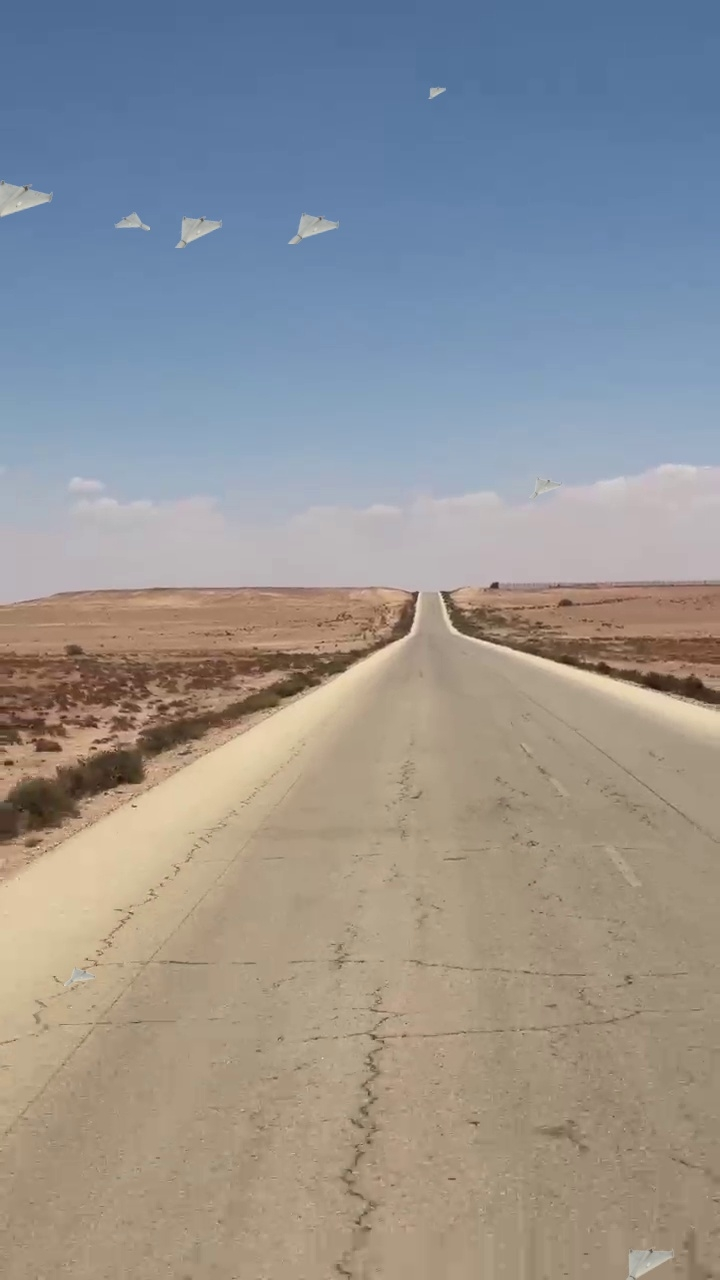
#> input picture data/train/images/001977_jpg.rf.BJwVrNJqyWiOtwOn5V7m.jpg, 720 x 1280 px; its folder holds only this picture in this run
$ python analyze_dataset.py   (older library calls are emulated)
#> lines starting #> are read from the running program, lines starting #| are printed output that depends on the picture
import cv2
import numpy as np
import matplotlib.pyplot as plt
from pathlib import Path
from tqdm import tqdm
import os

# --- PATH CONFIGURATION ---
# Resolve the absolute path to the data/ folder (where this script lives)
CURRENT_DIR = Path(__file__).parent

# Build paths relative to the data/ folder
IMAGES_DIR = CURRENT_DIR / "train" / "images"
LABELS_DIR = CURRENT_DIR / "train" / "labels"

def analyze_dataset(images_dir, labels_dir):
    # Lists for collecting per-image and per-object metrics
    object_areas = []          # Absolute object area in pixels
    image_brightness = []      # Mean frame brightness
    image_contrast = []        # Frame contrast (std dev of grayscale)
    background_brightness = [] # Background brightness (excluding object regions)
    image_blur_scores = []     # Sharpness score — higher means sharper

    image_paths = list(images_dir.glob("*.jpg")) # Or *.png
    if not image_paths:
        print(f"No images found in {images_dir}")
        return

    print(f"Analysing {len(image_paths)} images...")

    for img_path in tqdm(image_paths):
        # 1. Load image
        img = cv2.imread(str(img_path))
#> img is the input picture: shape (1280, 720, 3); mean B, G, R 146.6, 146.7, 147.7
        if img is None:
            continue

        h, w, _ = img.shape
#> h = 1280; w = 720
        gray = cv2.cvtColor(img, cv2.COLOR_BGR2GRAY)
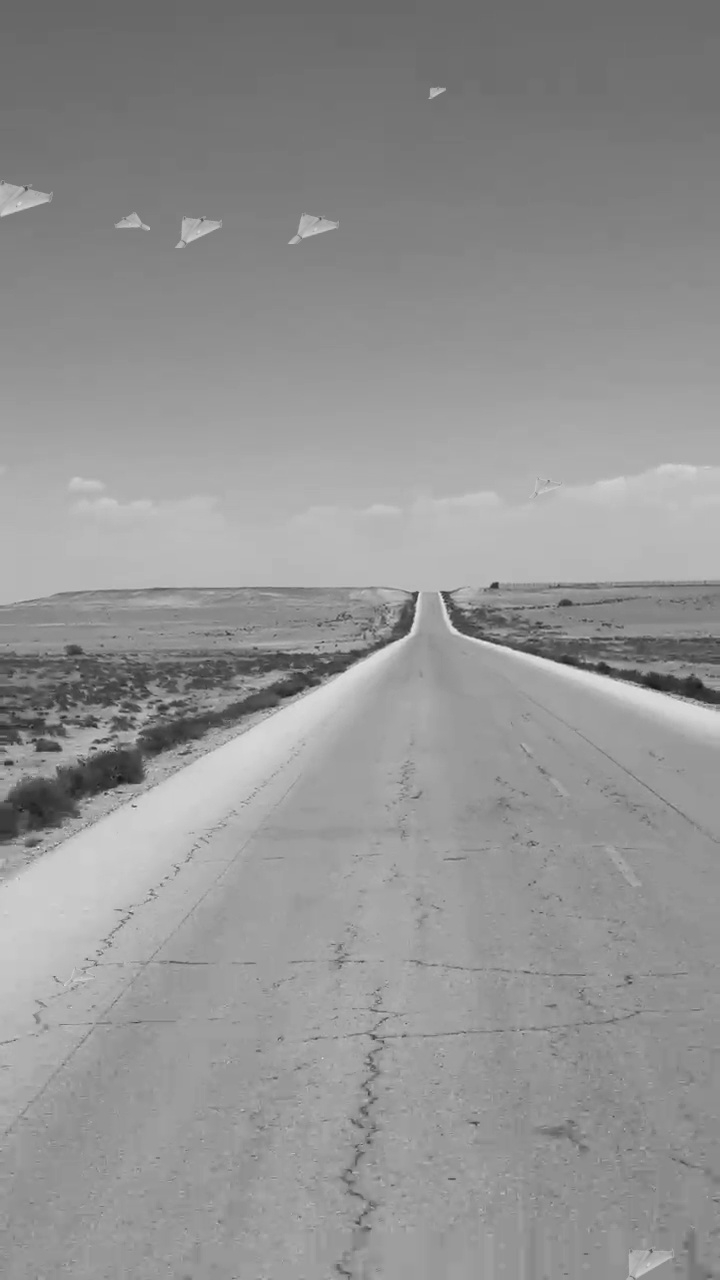
#> gray: shape (1280, 720); min 25, max 237, mean 147

        # 2. Domain diversity — frame brightness and contrast
        img_mean = np.mean(gray)
#> img_mean = 147
        img_std = np.std(gray)
#> img_std = 26.39
        image_brightness.append(img_mean)
        image_contrast.append(img_std)

        # 3. Sharpness estimate via Laplacian variance
        # Values below 100 are generally considered blurry
        laplacian_var = cv2.Laplacian(gray, cv2.CV_64F).var()
#> laplacian_var = 62.32
        image_blur_scores.append(laplacian_var)

        # 4. Object size and background brightness analysis
        label_path = labels_dir / (img_path.stem + ".txt")

        # Background mask — starts as all-True (full frame is background)
        bg_mask = np.ones((h, w), dtype=bool)

        if label_path.exists():
            with open(label_path, "r") as f:
                lines = f.readlines()
                for line in lines:
                    parts = line.strip().split()
                    if len(parts) >= 5:
                        class_id = int(parts[0])
                        x_center, y_center, bbox_w, bbox_h = map(float, parts[1:5])

                        # Convert normalised YOLO coordinates to absolute pixels
                        abs_w = int(bbox_w * w)
                        abs_h = int(bbox_h * h)
                        area = abs_w * abs_h
                        object_areas.append(area)

                        # Mask out the object region from the background
                        x1 = max(0, int((x_center - bbox_w/2) * w))
                        y1 = max(0, int((y_center - bbox_h/2) * h))
                        x2 = min(w, x1 + abs_w)
                        y2 = min(h, y1 + abs_h)
                        bg_mask[y1:y2, x1:x2] = False

        # Compute sky/background brightness excluding drone and bird regions
        if np.any(bg_mask):
            bg_mean = np.mean(gray[bg_mask])
#> bg_mean = 147
            background_brightness.append(bg_mean)

    # --- PLOTS ---
    plt.style.use('ggplot')
    fig, axs = plt.subplots(2, 2, figsize=(15, 10))
    fig.suptitle('YOLO Dataset Analysis: ShahedSpotter', fontsize=16)

    # Plot 1: Absolute object area distribution
    axs[0, 0].hist(object_areas, bins=50, color='royalblue', edgecolor='black')
    axs[0, 0].set_title('Absolute Object Area (sq. pixels)')
    axs[0, 0].set_xlabel('Area (Width x Height)')
    axs[0, 0].set_ylabel('Object count')
    # Clip X axis at the 95th percentile to suppress outlier influence
    if object_areas:
        axs[0, 0].set_xlim(0, np.percentile(object_areas, 95))

    # Plot 2: Background brightness distribution
    axs[0, 1].hist(background_brightness, bins=30, color='orange', edgecolor='black')
    axs[0, 1].set_title('Domain: Background Brightness (0=Night, 255=Bright sky)')
    axs[0, 1].set_xlabel('Mean background pixel value')
    axs[0, 1].set_ylabel('Image count')

    # Plot 3: Frame contrast distribution
    axs[1, 0].hist(image_contrast, bins=30, color='mediumseagreen', edgecolor='black')
    axs[1, 0].set_title('Domain: Contrast (Standard Deviation)')
    axs[1, 0].set_xlabel('Contrast value (higher = more contrast)')
    axs[1, 0].set_ylabel('Image count')

    # Plot 4: Sharpness (blur) distribution
    axs[1, 1].hist(image_blur_scores, bins=50, color='tomato', edgecolor='black')
    axs[1, 1].set_title('Sharpness: Laplacian Variance (< 100 = blurry)')
    axs[1, 1].set_xlabel('Sharpness score')
    axs[1, 1].set_ylabel('Image count')
    if image_blur_scores:
        axs[1, 1].set_xlim(0, np.percentile(image_blur_scores, 90))  # Drop extreme sharpness outliers

    plt.tight_layout()
    plt.savefig('dataset_analysis_report.png', dpi=300)
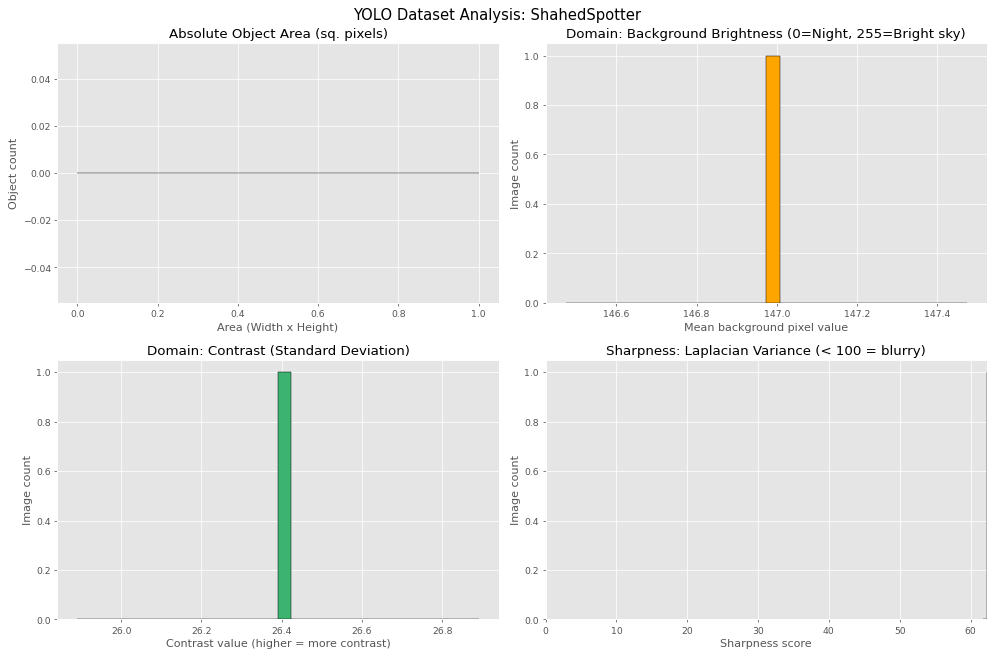
#> figure drawn by matplotlib, 4 panels; panel 2: tallest bar 1 high, from x = 147 to 147; panel 3: tallest bar 1 high, from x = 26.39 to 26.42; panel 4: tallest bar 1 high, from x = 62.32 to 62.34
    plt.show()

    # Text summary
    print("\n=== SUMMARY REPORT ===")
    if object_areas:
        print(f"Mean object area  : {np.mean(object_areas):.0f} px")
        print(f"Median object area: {np.median(object_areas):.0f} px  (if < 1000 px, objects are VERY small)")

    blur_threshold = 100
    blurry_images = sum(1 for score in image_blur_scores if score < blur_threshold)
#> blurry_images = 1
    print(f"Blurry images (<100 Laplacian): {blurry_images} of {len(image_paths)} ({(blurry_images/len(image_paths))*100:.1f}%)")
#| Blurry images (<100 Laplacian): 1 of 1 (100.0%)

if __name__ == "__main__":
    analyze_dataset(IMAGES_DIR, LABELS_DIR)

$ run again, on data/train/images/2003_jpg.rf.B32eiTRDbteGTj1IJRu3.jpg
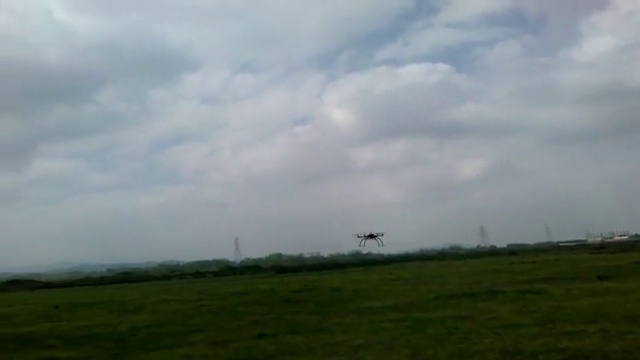
#> input picture data/train/images/2003_jpg.rf.B32eiTRDbteGTj1IJRu3.jpg, 640 x 360 px
#> in analyze_dataset, img is the input picture: shape (360, 640, 3); mean B, G, R 124.8, 127, 116
#> in analyze_dataset, `gray = cv2.cvtColor(img, cv2.COLOR_BGR2GRAY)`:
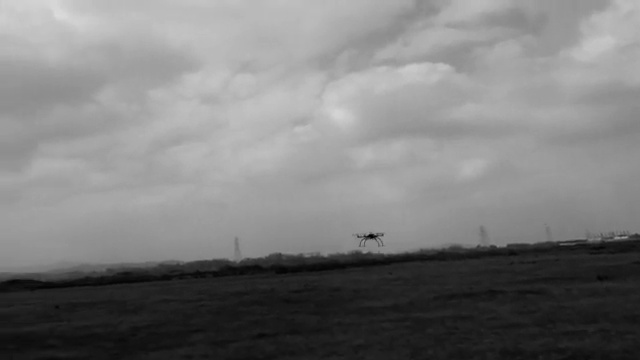
#> gray: shape (360, 640); min 0, max 220, mean 123.5
#> img_mean = 123.5
#> img_std = 62.24
#> laplacian_var = 14.35
#> bg_mean = 123.5
#> in analyze_dataset, `plt.savefig('dataset_analysis_report.png', dpi=300)`:
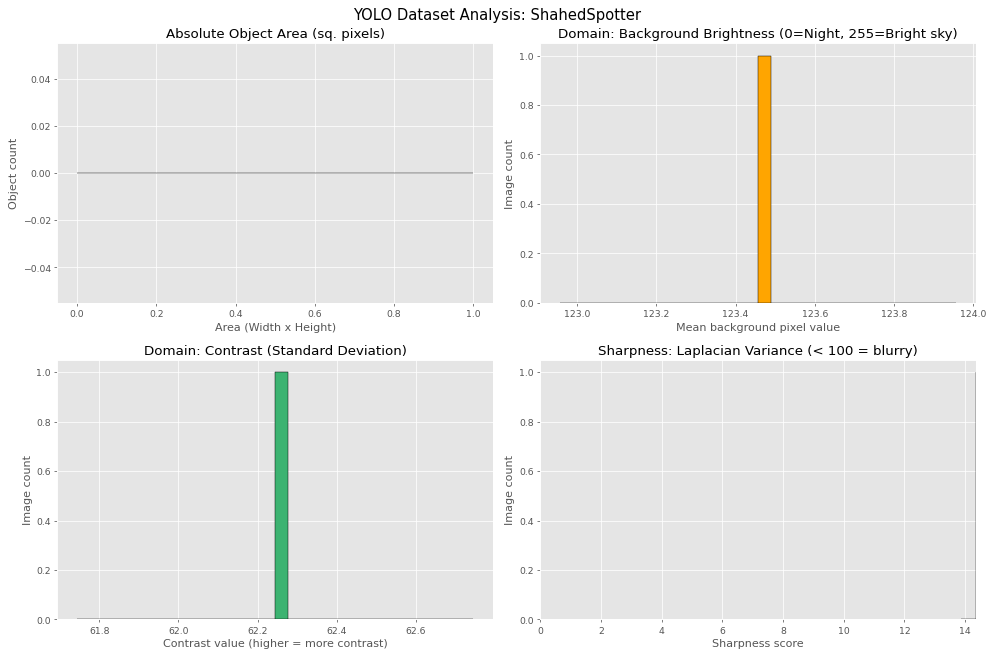
#> figure drawn by matplotlib, 4 panels; panel 2: tallest bar 1 high, from x = 123.5 to 123.5; panel 3: tallest bar 1 high, from x = 62.24 to 62.28; panel 4: tallest bar 1 high, from x = 14.35 to 14.37
#> blurry_images = 1
#| Blurry images (<100 Laplacian): 1 of 1 (100.0%)

$ run again, on data/train/images/002004_jpg.rf.9VHS9Y3fcHYRaUoVFtcD.jpg
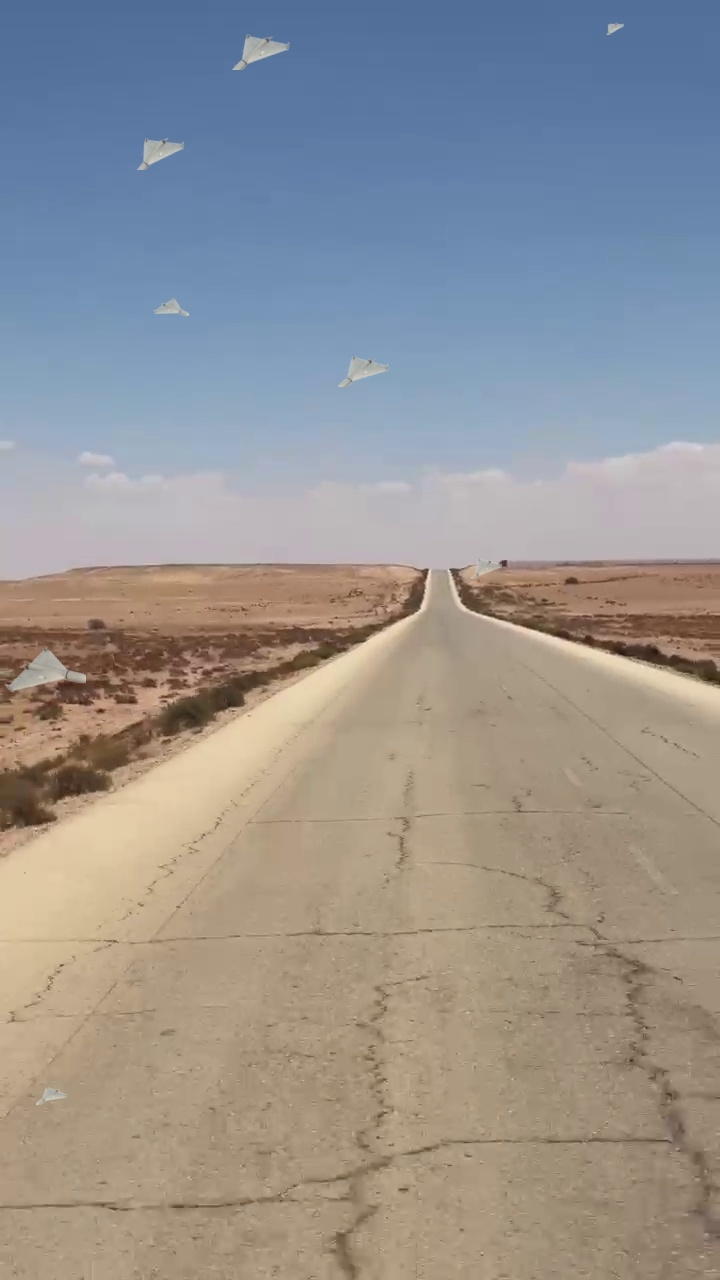
#> input picture data/train/images/002004_jpg.rf.9VHS9Y3fcHYRaUoVFtcD.jpg, 720 x 1280 px
#> in analyze_dataset, img is the input picture: shape (1280, 720, 3); mean B, G, R 145.8, 146.7, 149.1
#> in analyze_dataset, `gray = cv2.cvtColor(img, cv2.COLOR_BGR2GRAY)`:
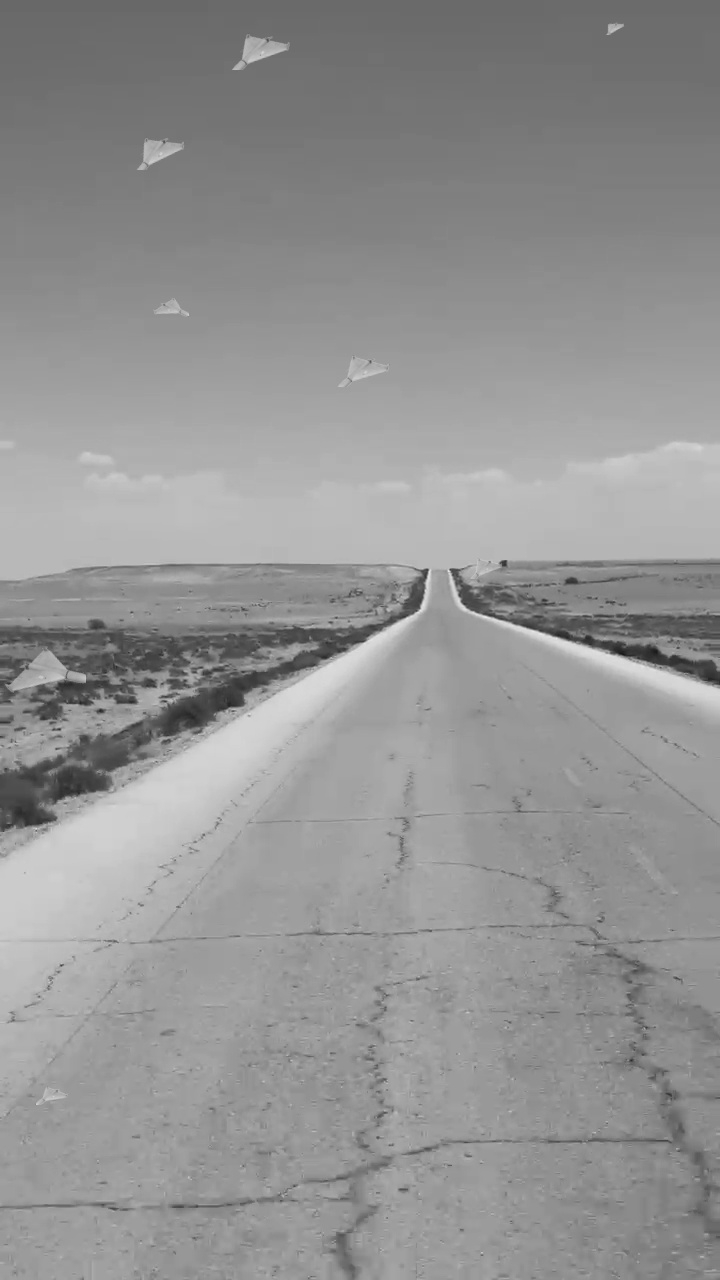
#> gray: shape (1280, 720); min 22, max 234, mean 147.3
#> img_mean = 147.3
#> img_std = 26.53
#> laplacian_var = 60.05
#> bg_mean = 147.3
#> in analyze_dataset, `plt.savefig('dataset_analysis_report.png', dpi=300)`:
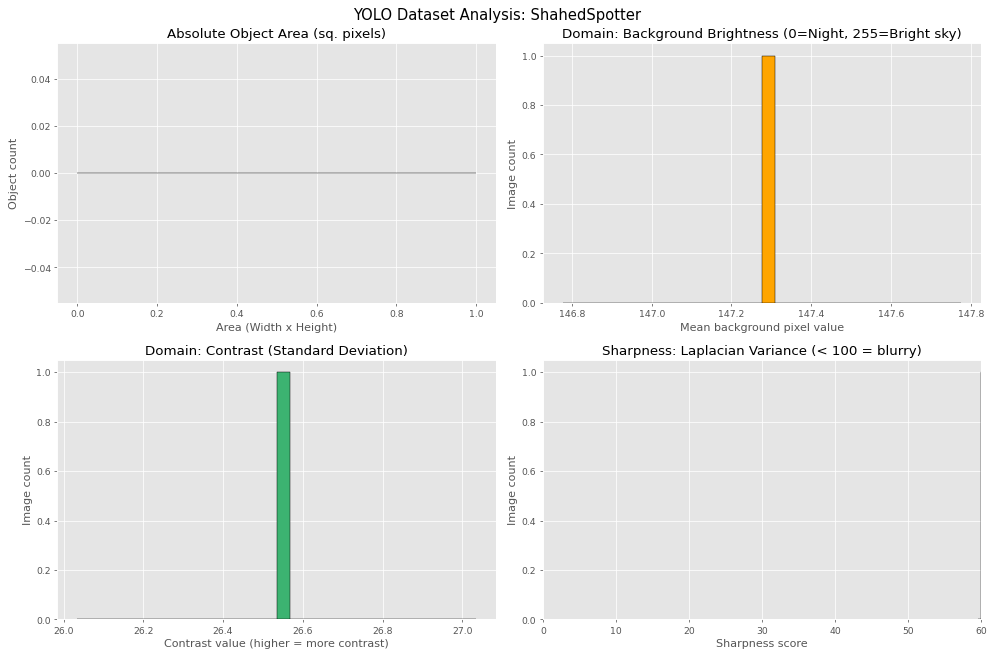
#> figure drawn by matplotlib, 4 panels; panel 2: tallest bar 1 high, from x = 147.3 to 147.3; panel 3: tallest bar 1 high, from x = 26.53 to 26.57; panel 4: tallest bar 1 high, from x = 60.05 to 60.07
#> blurry_images = 1
#| Blurry images (<100 Laplacian): 1 of 1 (100.0%)
